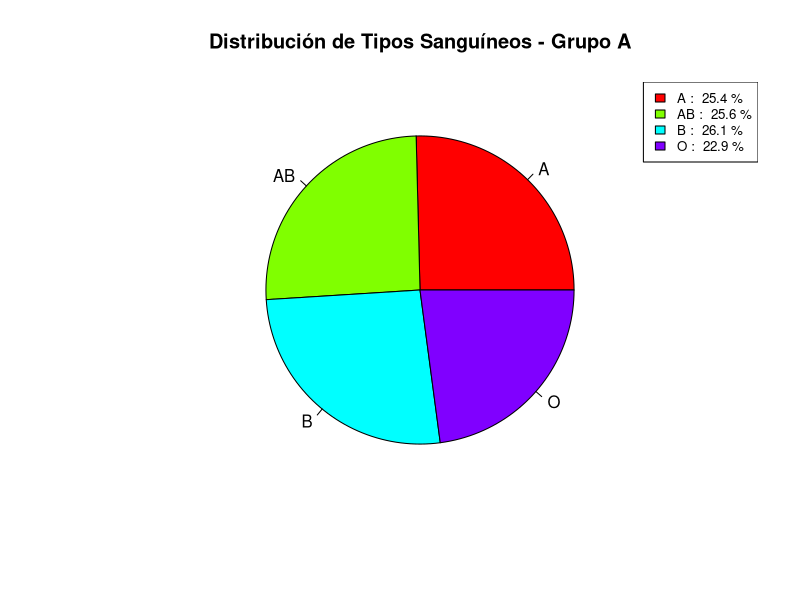
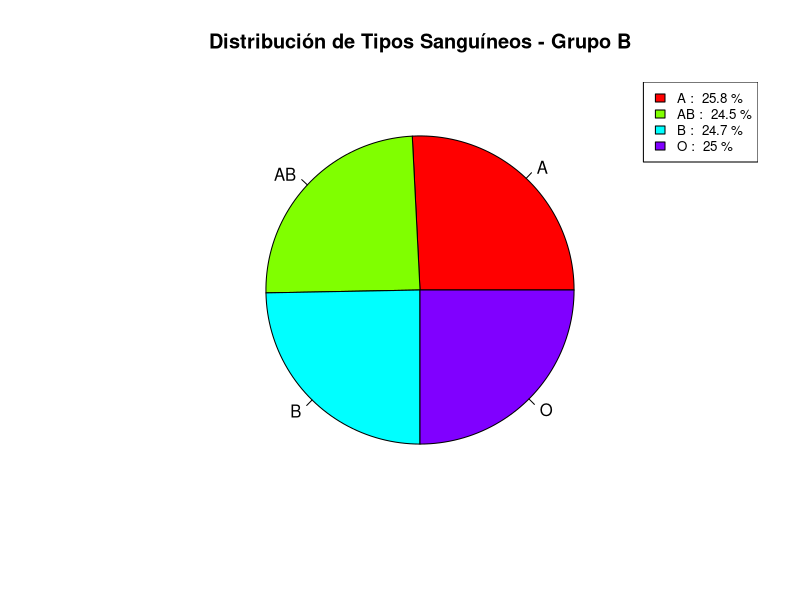
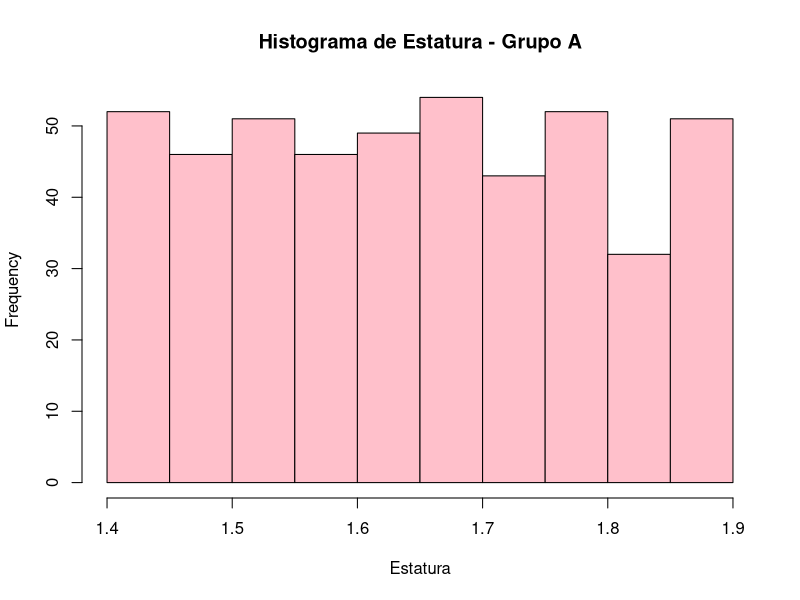
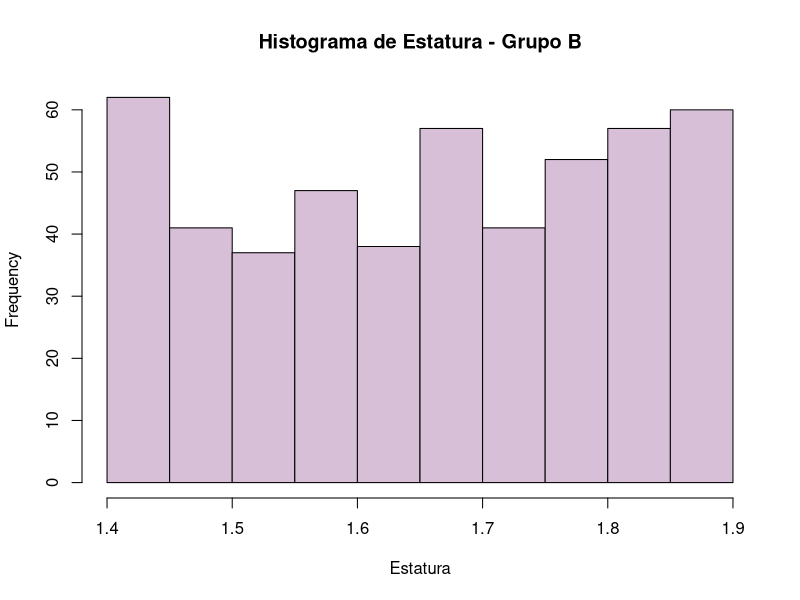
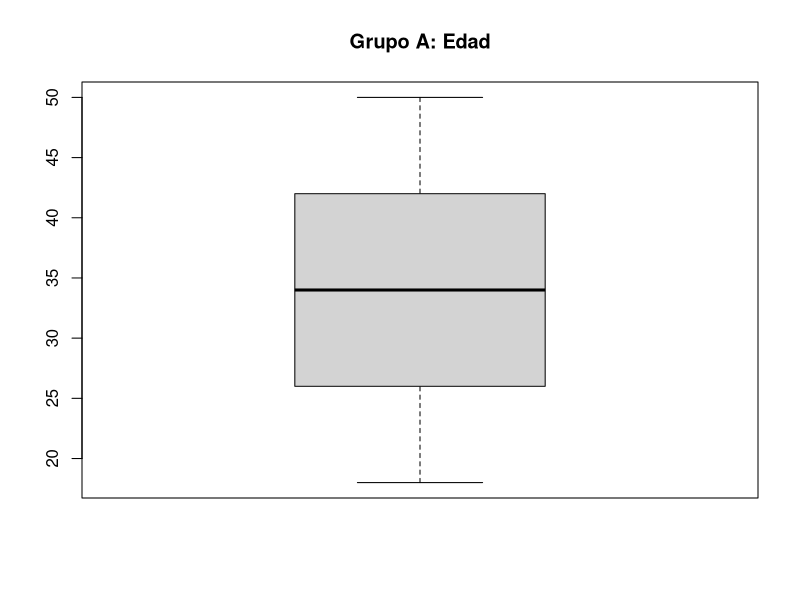
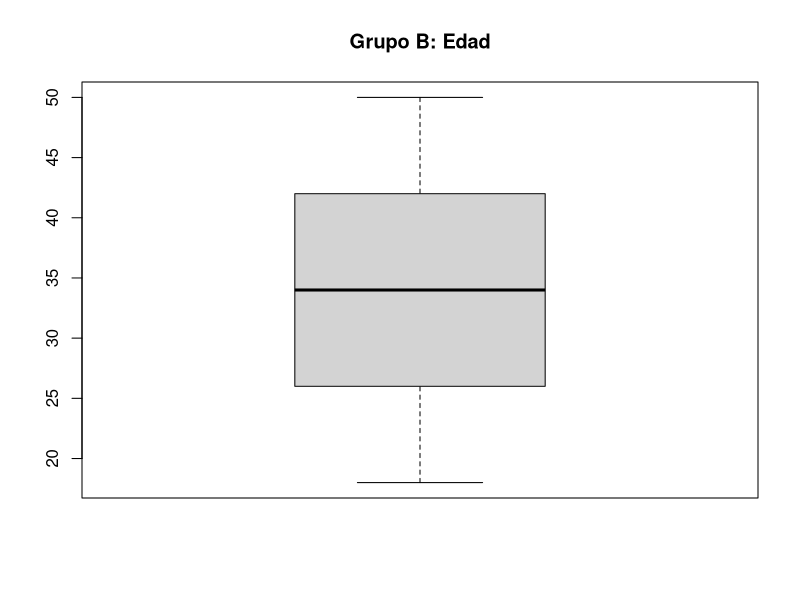

R code for these plots, in order:
# Cargar las librerías necesarias
library(ggplot2)

# Cargar los datos de los archivos CSV
grupoA <- read.csv("./grupoA.csv")
grupoB <- read.csv("./grupoB.csv")

# 1. Muestra la distribución de tipos sanguíneos de la variable Gr_Sang mediante una gráfica de pay.
dist_grupoA <- prop.table(table(grupoA$Gr_sang))
pie(dist_grupoA, col = rainbow(length(dist_grupoA)), main = "Distribución de Tipos Sanguíneos - Grupo A")
legend("topright", legend = paste(names(dist_grupoA), ": ", round(100 * dist_grupoA, 2), "%"), 
       fill = rainbow(length(dist_grupoA)), cex = 0.8)

dist_grupoB <- prop.table(table(grupoB$Gr_sang))
pie(dist_grupoB, col = rainbow(length(dist_grupoB)), main = "Distribución de Tipos Sanguíneos - Grupo B")
legend("topright", legend = paste(names(dist_grupoB), ": ", round(100 * dist_grupoB, 2), "%"), 
       fill = rainbow(length(dist_grupoB)), cex = 0.8)

# 2. Mostrar los datos de la variable Estatura en un histograma para cada grupo
hist(grupoA$Estatura, main="Histograma de Estatura - Grupo A", xlab="Estatura", col="pink")
hist(grupoB$Estatura, main="Histograma de Estatura - Grupo B", xlab="Estatura", col="thistle")

# 3. box plot de variable edad para ambos grupos
box_A_edad <- boxplot(grupoA$Edad, main="Grupo A: Edad")
box_B__edad <- boxplot(grupoB$Edad, main="Grupo B: Edad")

# 4. ¿Cuál grupo tiene un promedio de altura mayor? Y ¿Cuál tiene una altura mediana menor?
meanA = mean(grupoA$Estatura)
meanB = mean(grupoB$Estatura)
mayor = max(meanA, meanB)
print(paste("Promedio de altura grupo A: ", meanA))
print(paste("Promedio de altura grupo B: ",meanB))
print(paste("Promedio de altura mayor: ",mayor))

medianA = median(grupoA$Estatura)
medianB = median(grupoB$Estatura)
menor = min(meanA, meanB)
print(paste("Mediana de altura grupo A: ", medianA))
print(paste("Mediana de altura grupo B: ",medianB))
print(paste("Mediana de altura menor: ", menor))
